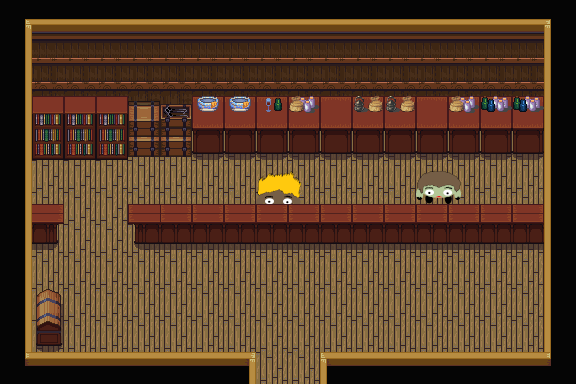

A 2D game scene composited from a Tiled map and its tileset images. What follows is a short description and the map's XML, with every tile layer's data as written:
An orthogonal 18x12 tile map with 32x32 px tiles, 4 tile layers (U_Background, U_Furniture, U_Beebos, T_Furniture2), 4 tilesets and 15 objects (2x beebo, treasure, village1-garden2part2).

<map version="1.2" tiledversion="1.2.5" orientation="orthogonal" renderorder="right-down" width="18" height="12" tilewidth="32" tileheight="32" infinite="0" nextlayerid="9" nextobjectid="19">
 <tileset firstgid="1" source="Indoor.tsx" />
 <tileset firstgid="769" source="Indoor_2.tsx" />
 <tileset firstgid="993" source="Beebos.tsx" />
 <tileset firstgid="1073" source="Beebos.tsx" />
 <layer id="1" name="U_Background" width="18" height="12">
  <data encoding="csv">
338,340,340,340,340,340,340,340,340,340,340,340,340,340,340,340,340,337,
317,225,225,225,225,225,225,225,225,225,225,225,225,225,225,225,225,315,
317,249,249,249,249,249,249,249,249,249,249,249,249,249,249,249,249,315,
317,273,273,273,273,273,273,273,273,273,273,273,273,273,273,273,273,315,
317,361,361,361,361,361,361,361,361,361,361,361,361,361,361,361,361,315,
317,361,361,361,361,361,361,361,361,361,361,361,361,361,361,361,361,315,
317,361,361,361,361,361,361,361,361,361,361,361,361,361,361,361,361,315,
317,361,361,361,361,361,361,361,361,361,361,361,361,361,361,361,361,315,
317,361,361,361,361,361,361,361,361,361,361,361,361,361,361,361,361,315,
317,361,361,361,361,361,361,361,361,361,361,361,361,361,361,361,361,315,
317,361,361,361,361,361,361,361,361,361,361,361,361,361,361,361,361,315,
314,292,292,292,292,292,292,293,361,361,291,292,292,292,292,292,292,313
</data>
 </layer>
 <layer id="2" name="U_Furniture" width="18" height="12">
  <data encoding="csv">
0,0,0,0,0,0,0,0,0,0,0,0,0,0,0,0,0,0,
0,0,0,0,0,0,0,0,0,0,0,0,0,0,0,0,0,0,
0,0,0,0,0,0,0,0,0,0,0,0,0,0,0,0,0,0,
0,434,434,434,484,485,367,367,367,367,367,367,367,367,367,367,367,0,
0,458,458,458,508,508,391,391,391,391,391,391,391,391,391,391,391,0,
0,0,0,0,0,0,0,0,0,0,0,0,0,0,0,0,0,0,
0,0,0,0,0,0,0,0,0,0,0,0,0,0,0,0,0,0,
0,789,0,0,788,790,790,790,790,790,790,790,790,790,790,790,790,0,
0,0,0,0,0,0,0,0,0,0,0,0,0,0,0,0,0,0,
0,302,0,0,0,0,0,0,0,0,0,0,0,0,0,0,0,0,
0,326,0,0,0,0,0,0,0,0,0,0,0,0,0,0,0,0,
0,0,0,0,0,0,0,0,0,0,0,0,0,0,0,0,0,0
</data>
 </layer>
 <layer id="7" name="U_Beebos" width="18" height="12" offsetx="0" offsety="-10">
  <data encoding="csv">
0,0,0,0,0,0,0,0,0,0,0,0,0,0,0,0,0,0,
0,0,0,0,0,0,0,0,0,0,0,0,0,0,0,0,0,0,
0,0,0,0,0,0,0,0,0,0,0,0,0,0,0,0,0,0,
0,0,0,0,0,0,0,0,0,0,0,0,0,0,0,0,0,0,
0,0,0,0,0,0,0,0,0,0,0,0,0,0,0,0,0,0,
0,0,0,0,0,0,0,0,0,0,0,0,0,0,0,0,0,0,
0,0,0,0,0,0,0,0,1090,0,0,0,0,997,0,0,0,0,
0,0,0,0,0,0,0,0,0,0,0,0,0,0,0,0,0,0,
0,0,0,0,0,0,0,0,0,0,0,0,0,0,0,0,0,0,
0,0,0,0,0,0,0,0,0,0,0,0,0,0,0,0,0,0,
0,0,0,0,0,0,0,0,0,0,0,0,0,0,0,0,0,0,
0,0,0,0,0,0,0,0,0,0,0,0,0,0,0,0,0,0
</data>
 </layer>
 <layer id="3" name="T_Furniture2" width="18" height="12">
  <data encoding="csv">
0,0,0,0,0,0,0,0,0,0,0,0,0,0,0,0,0,0,
0,0,0,0,0,0,0,0,0,0,0,0,0,0,0,0,0,0,
0,0,0,0,0,0,0,0,0,0,0,0,0,0,0,0,0,0,
0,434,434,434,0,0,344,344,295,392,0,393,393,0,392,394,394,0,
0,458,458,458,0,0,0,0,0,0,0,0,0,0,0,0,0,0,
0,0,0,0,0,0,0,0,0,0,0,0,0,0,0,0,0,0,
0,773,0,0,772,774,774,774,774,774,774,774,774,774,774,774,774,0,
0,0,0,0,0,0,0,0,0,0,0,0,0,0,0,0,0,0,
0,0,0,0,0,0,0,0,0,0,0,0,0,0,0,0,0,0,
0,0,0,0,0,0,0,0,0,0,0,0,0,0,0,0,0,0,
0,0,0,0,0,0,0,0,0,0,0,0,0,0,0,0,0,0,
0,0,0,0,0,0,0,0,0,0,0,0,0,0,0,0,0,0
</data>
 </layer>
 <objectgroup id="6" name="Beebos">
  <object id="12" name="mage_beebo" type="beebo" x="243" y="179" width="75" height="62" />
  <object id="18" name="seller-beebo1" type="beebo" x="388" y="170" width="108" height="75" />
 </objectgroup>
 <objectgroup id="4" name="Collisions">
  <object id="1" x="544" y="128" width="32" height="256" />
  <object id="2" x="0" y="0" width="576" height="128" />
  <object id="3" x="32" y="128" width="160" height="32" />
  <object id="4" x="0" y="128" width="32" height="256" />
  <object id="5" x="32" y="352" width="224" height="32" />
  <object id="6" x="32" y="288" width="32" height="64" />
  <object id="7" x="32" y="224" width="32" />
  <object id="8" x="128" y="224" width="416" />
  <object id="9" x="320" y="352" width="224" height="32" />
  <object id="11" x="256" y="182" width="47" height="37" />
  <object id="17" x="415" y="173" width="47" height="37" />
 </objectgroup>
 <objectgroup id="8" name="Treasures">
  <object id="13" name="mage-store-treasure1" type="treasure" x="32" y="288" width="32" height="64">
   <properties>
    <property name="way_x" type="int" value="1" />
    <property name="way_y" type="int" value="0" />
   </properties>
  </object>
 </objectgroup>
 <objectgroup id="5" name="Doorways">
  <object id="10" name="village1-garden2part2" x="256" y="352" width="64" height="32">
   <properties>
    <property name="pos_x" type="int" value="14" />
    <property name="pos_y" type="int" value="58" />
   </properties>
  </object>
 </objectgroup>
</map>
